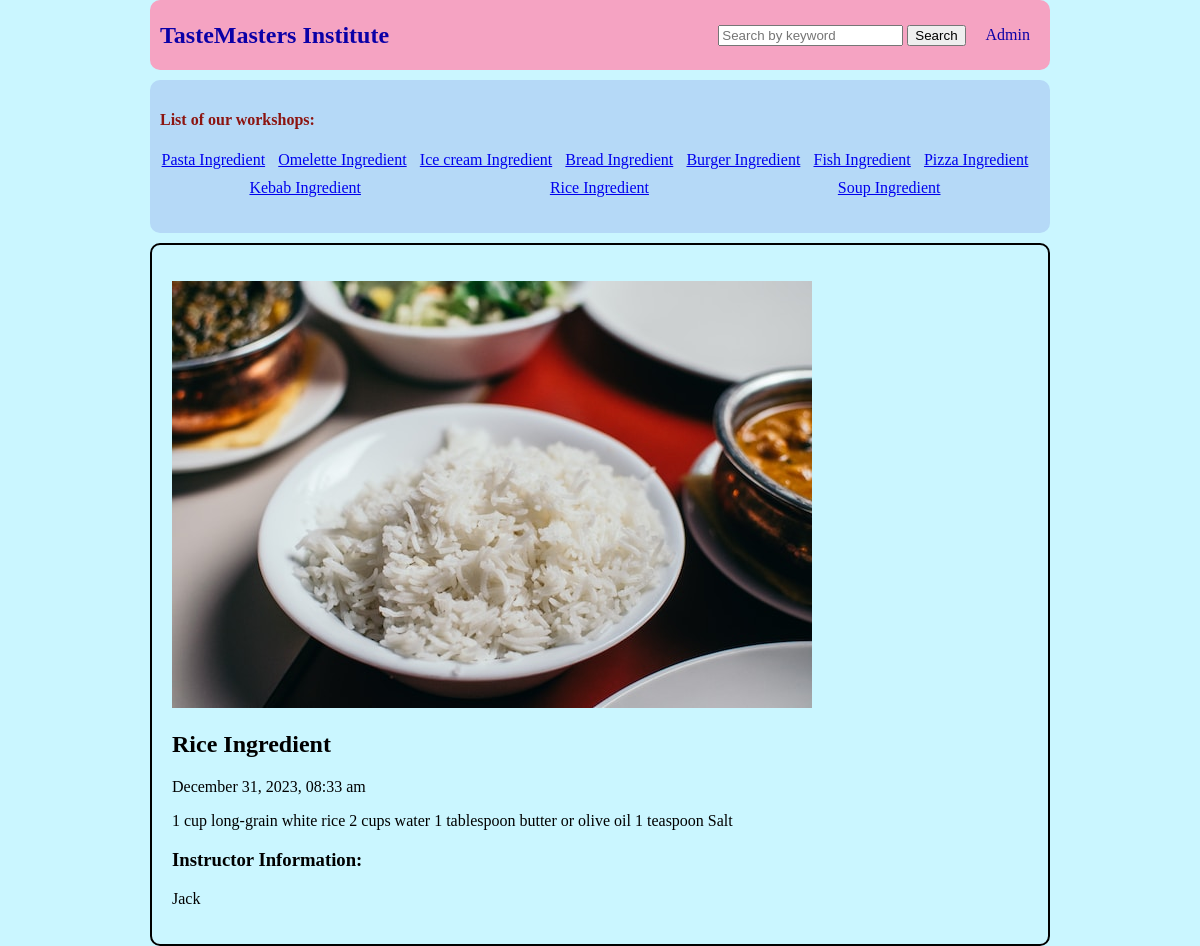
The page /search.php?keyword=Rice Ingredient on the database its author committed.
### tables this page shows
CREATE TABLE `mypages` (
  `id` int(11) NOT NULL,
  `title` varchar(50) NOT NULL,
  `content` text NOT NULL,
  `timee` timestamp NOT NULL DEFAULT current_timestamp() ON UPDATE current_timestamp(),
  `name` varchar(50) NOT NULL,
  `image_filename` varchar(100) NOT NULL,
  `new_image_path` varchar(100) NOT NULL
);

### search.php (the view, shortened to what this page needs)
<?php
require('connect.php');
$query = "SELECT *
            FROM mypages ORDER BY timee DESC";
$statement=$db->prepare($query);
$statement->execute();
$pages=$statement->fetchAll();
if (isset($_GET['keyword'])) {
    $keyword = '%' . filter_input(INPUT_GET, 'keyword', FILTER_SANITIZE_STRING) . '%' ;
    $query = "SELECT *
              FROM mypages
              WHERE title LIKE :keyword
              ORDER BY timee DESC";
    $statement = $db->prepare($query);
    $statement->bindParam(':keyword', $keyword, PDO::PARAM_STR);
    $statement->execute();
    $searchResults = $statement->fetchAll();
} else {
    $searchResults = [];
}
?>
<!DOCTYPE html>
<html lang="en">
<head>
    <link rel="stylesheet" href="main.css">
</head>
<body>
<nav class="navbar1">
        <ul>
            <li id="firstitem">
                <a href="index.php">TasteMasters Institute</a>
            </li>
            <li id="seconditem">
                <form action="search.php" method="GET" class="searchbox">
                    <input id="searchinput" type="text" name="keyword" placeholder="Search by keyword">
                    <button id="searchbutton" type="submit">Search</button>
                </form>
            </li>
            <li id="thirditem"><a href="admin.php">Admin</a></li>
        </ul>
    </nav>
    <nav class="navbar2">
    <h4>List of our workshops:</h4>
        <ul>
            <?php foreach($pages as $page):?>
            <li>
                <a href="pages.php?id=<?=$page['id']?>"> <?= $page['title'] ?></a>
            </li>
            <?php endforeach?>
        </ul>
    </nav>
    <main>
        <div class="main">
            <ul>
                <?php foreach ($searchResults as $result): ?>
                <?php if (!empty($result['image_filename'])): ?>
                <img src="<?= $result['new_image_path'] ?>" alt="Uploaded Image">
                <?php endif ?>
                <h2><?= $result['title'] ?></h2>
                <p class="edit"><?= date("F d, Y, h:i a", strtotime($result['timee'])) ?> </p>
                <p><?= $result['content'] ?></p>
                <h3>Instructor Information:</h3>
                <p><?= $result['name'] ?></p>
                <?php endforeach ?>
            </ul>
        </div>
    </main>
</body>
</html>

### main.css (style rules this page uses)
body { width: 75%; margin: 0 auto; padding: 0px; background-color: rgb(202, 246, 255); }
.main, .comment { border: 2px black solid; padding: 20px; border-radius: 10px; }
ul { list-style: none; padding-left: 0%; }
h4 { color: #8c1410; }
.navbar1 { background-color: rgb(245, 163, 194); margin: 0 auto; width: 100%; border-radius: 10px; display: flex; height: 70px; }
.navbar1 ul { align-items: center; list-style: none; width: 100%; }
.navbar1 a { color: rgb(11, 0, 167); text-decoration: none; }
#firstitem { padding-left: 10px; flex: 3; font-family: 'Times New Roman', Times, serif; font-weight:900; font-size: x-large; }
#seconditem,#thirditem { padding-right: 20px; }
#seconditem { align-content: center; }
.navbar2 { background-color: #b5d9f7; padding: 10px; margin: 10px 0; border-radius: 10px; }
.navbar2 ul,.navbar1 ul { display: flex; flex-wrap: wrap; justify-content:space-around; }
.navbar2 ul li { margin: 0; margin-right: 10px; margin-bottom: 10px; }

### rows shown on the page
mypages: title "Pasta Ingredient"
mypages: title "Omelette Ingredient"
mypages: title "Ice cream Ingredient"
mypages: title "Bread Ingredient"
mypages: title "Burger Ingredient"
mypages: title "Fish Ingredient"
mypages: title "Pizza Ingredient"
mypages: title "Kebab Ingredient"
mypages: title "Rice Ingredient", timee "December 31, 2023, 08:33 am", content "1 cup long-grain white rice 2 cups water 1 tablespoon butter or olive oil 1 teaspoon Salt", name "Jack"
mypages: title "Soup Ingredient"
